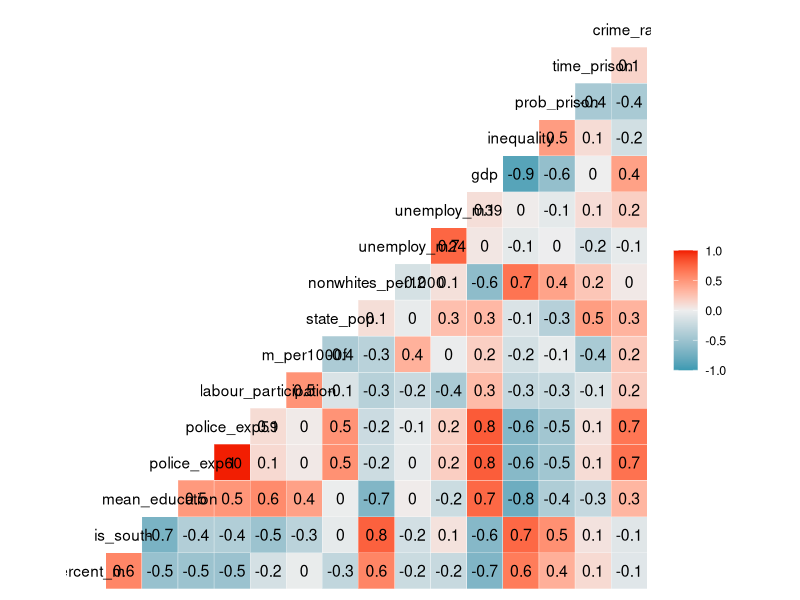
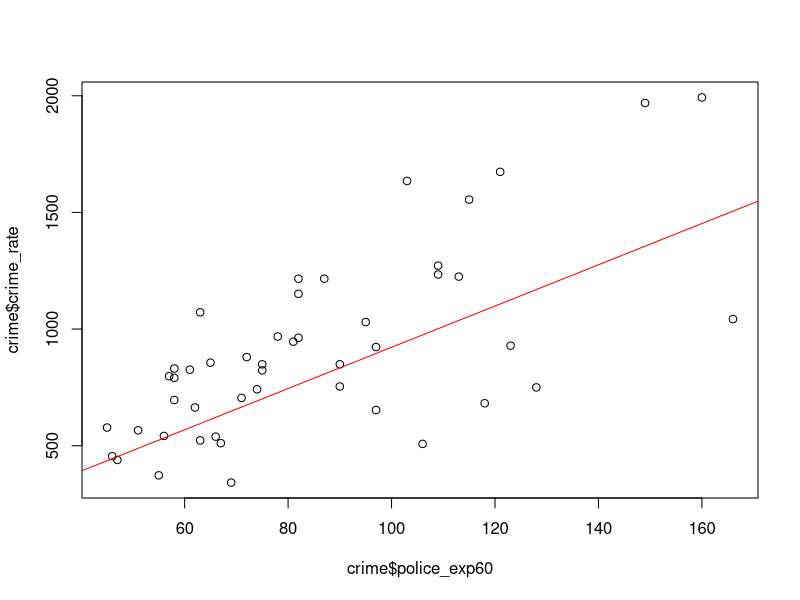

Here is the R script that generated these plots, in order: (Note: this script raises an error after producing the figures.)
## ---- chunk 1
knitr::opts_chunk$set(echo = TRUE)
## ---- chunk 2
crime <- read.csv("crime.csv")
## ---- chunk 3
# your code here
head(crime)
## ---- chunk 4
# your code here
library(GGally)
ggcorr(crime, label = T)
## ---- chunk 5
# your code here
model_ols <- lm(crime_rate ~ police_exp60 + time_prison, crime)
plot(crime$police_exp60, crime$crime_rate)
abline(model_ols, col = "red")
summary(model_ols)
## ---- chunk 6
# your code here
model_ols_all <- lm(crime_rate ~ ., crime)
model_backward <- step(model_ols_all, direction = "backward")
summary(model_backward)
## ---- chunk 7
# your code here
summary(model_backward)
## ---- chunk 8
# your code here
shapiro.test(model_backward$residuals)
## ---- chunk 9
# your code here
library(lmtest)
bptest(model_backward)
## ---- chunk 10
# your code here
library(car)
vif(model_backward)
## ---- chunk 11
# your code here
crime$pred_ols <- predict(model_ols_all, crime_test)
## ---- chunk 12
# your code here
library(MLmetrics)
crime_test <- read.csv("crime_test.csv")
crime_test$pred_ols <- predict(model_backward, crime_test)
MAE(crime_test$pred_ols, crime_test$crime_rate)
